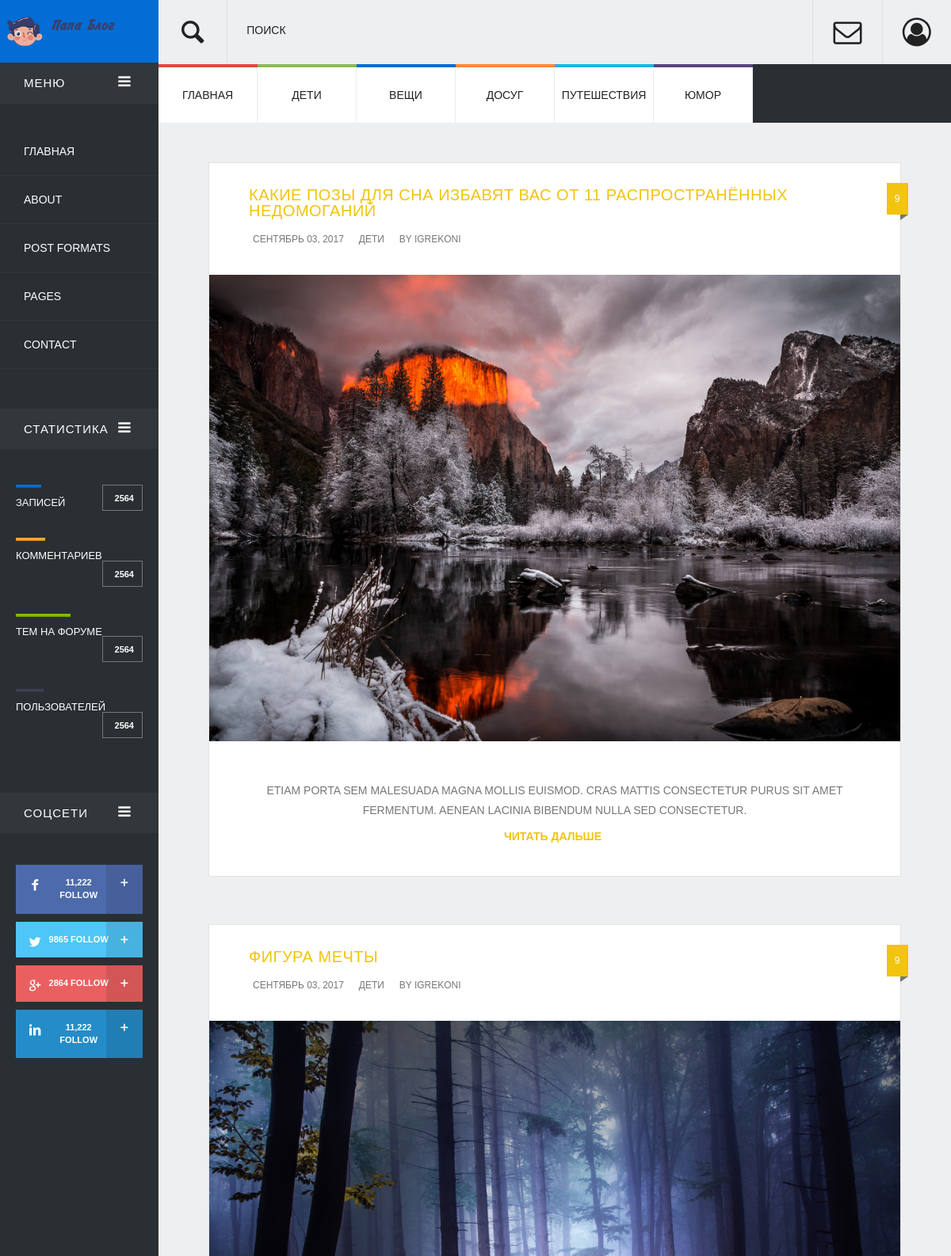
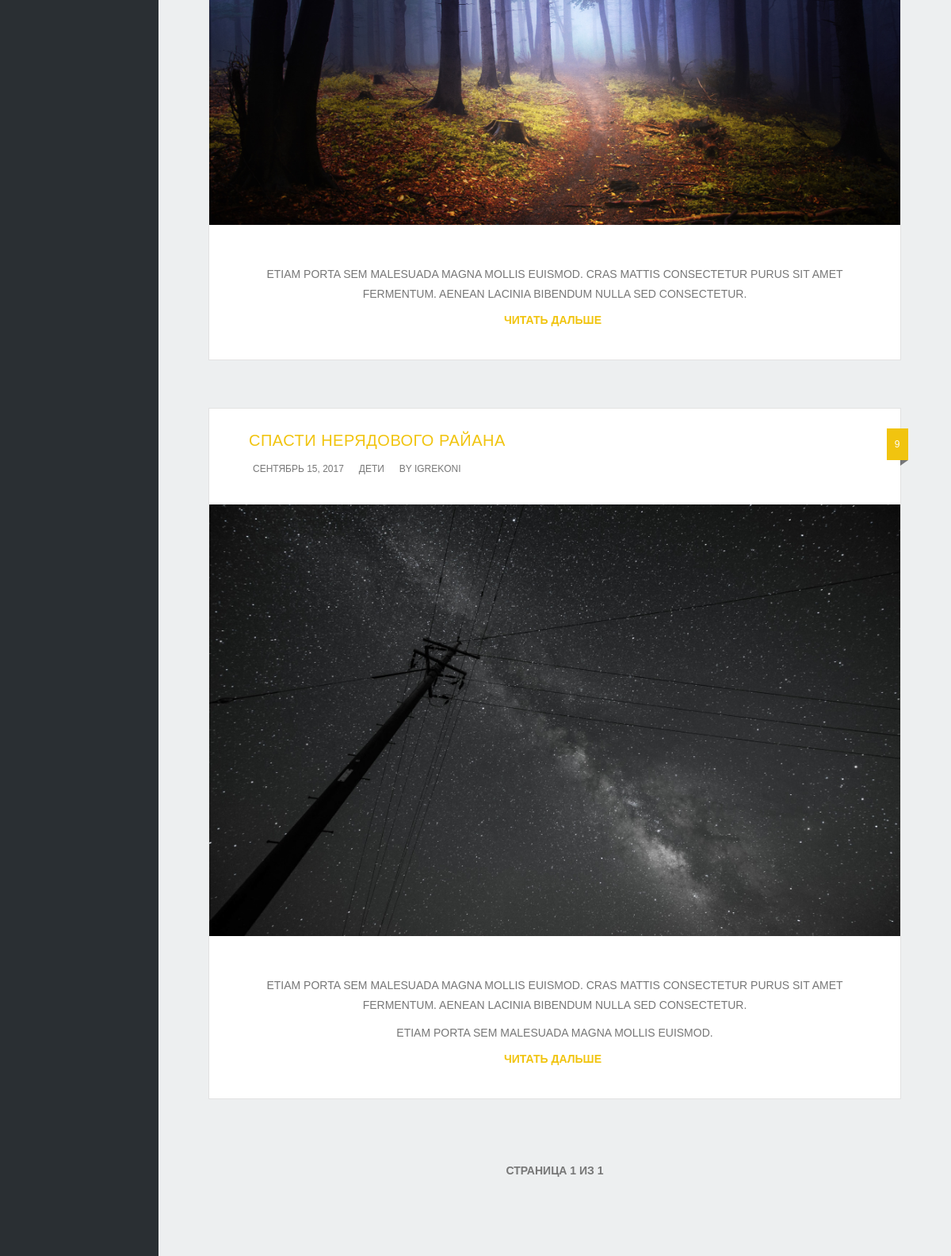
Screenshot of /childs/ (upper part) with the database file from the repository (2 pictures, top to bottom).
### posts/models.py (models this page shows, shortened)
class Post(models.Model):
    user = models.ForeignKey(settings.AUTH_USER_MODEL, default=1)
    title = models.CharField(max_length=120, blank=False)
    image = models.ImageField(upload_to=upload_location,
                              null=True, blank=True, height_field='height_field', width_field='width_field')
    height_field = models.IntegerField(default=0)
    width_field = models.IntegerField(default=0)
    previewText = models.TextField(max_length=260, blank=True)
    fullText = models.TextField()
    slug = models.SlugField(unique=True)
    draft = models.BooleanField(default=False)
    publish = models.DateField(auto_now=False, auto_now_add=False)
    updated = models.DateTimeField(auto_now=True, auto_now_add=False)
    timestamp = models.DateTimeField(auto_now=False, auto_now_add=True)
    category = models.CharField(max_length=40, choices=categories(), default='CH')
    def get_absolute_url(self):
        return reverse("posts:detail", kwargs={"slug": self.slug})
    class Meta:
        ordering = ["-timestamp"]

### posts/views.py (the view)
# urls.py: url(r'^childs/$', childs, name='childs'),
def childs(request):
    queryset_list = Post.objects.all().filter(category__iexact='Дети')
    paginator = Paginator(queryset_list, 5)
    page_request_var = 'page'
    page = request.GET.get(page_request_var)
    try:
        queryset = paginator.page(page)
    except PageNotAnInteger:
        queryset = paginator.page(1)
    except EmptyPage:
        queryset = paginator.page(paginator.num_pages)
    context = {
        'postsList': queryset,
        'page_request_var': page_request_var
    }
    return render(request, 'pages/childs.html', context)

### templates/pages/childs.html (shortened to what this page needs)
{% extends "index.html" %}
{% load static %}
{% block content %}
    <div class="row">
        {% for obj in postsList %}
            <div class="col-md-12">
                <div class="article-and-feature post-bottom-content one-full-post">
                    <h3><a href="{{ obj.get_absolute_url }}">{{ obj.title }}</a> <span class="mobile-bg">9<a class="mobile-bg" href="#0">9 комментов</a></span></h3>
                    <div class="meta-info">
                        <p class="date">{{ obj.publish|date:"F d, Y" }}</p>
                        <p class="category">  <a href="#0">{{ obj.category }}</a> </p>
                        <p class="author"> <a href="#0">by {{ obj.user }}</a></p>
                    </div>
                    <a href="{{ obj.get_absolute_url }}"><img src="{{ obj.image.url }}" alt="{{ obj.title }}" class="img-responsive"></a>
                    <div class="single-post-content">
                        <p>{{ obj.previewText|linebreaks }}</p>
                    <a class="mobile-color" href="{{ obj.get_absolute_url }}"> Читать дальше  </a>
                    </div>
                </div>
            </div>
        {% endfor %}
        {% include "snippets/pagination.html" %}
    </div>
{% endblock content %}

### templates/index.html (shortened to what this page needs)
{% load static %}
<!DOCTYPE html>
 <html lang="ru" >
<html lang="ru">
<head>
    {% include "snippets/css.html" %}
</head>
<body>
<div class="container-fluid home-1" id="container-full">
    <div class="row">
        <div class="col-md-2 no-padding">
            <div id="left-sidebar">
                <div class="sidebar-menu">
                    <div class="logo">
                        <a href="{% url 'posts:mainpage' %}"><img src="{% static 'images/logo.png' %}" alt="Папа блог" /></a>
                    </div>
                    {% include "snippets/sidebar.html" %}
                </div>
            </div>
        </div>
        <div class="col-md-10 no-padding">
            {% include "snippets/topbar.html" %}
            {% include "snippets/mainmenu.html" %}
            <div class="main-content">
                <div class="row">
                    <div class="col-md-9  w-100">
                        {% block content %}{% endblock content %}
                    </div>
                    <div class="text-center">
                        <div class="col-md-3 w-50">
                        </div>
                    </div>
                </div>
            </div>
        </div>
    </div>
</div>
</body>
</html>

### templates/snippets/css.html (shortened to what this page needs)
{% load static %}
<link rel="stylesheet" href="{% static 'css/highlight.css' %}">
<link rel="stylesheet" href="{% static 'css/Pe-icon-7-stroke.css' %}">
<link rel="stylesheet" href="{% static 'css/meanmenu.css' %}">
<link rel="stylesheet" href="{% static 'css/animate.css' %}">
<link rel="stylesheet" href="{% static 'css/fontello.css' %}">
<link rel="stylesheet" href="{% static 'css/font.css' %}">
<link rel="stylesheet" href="{% static "css/bootstrap.min.css" %}" />
<link rel="stylesheet" href="{% static 'css/style.css' %}">
<link rel="stylesheet" href="{% static 'css/responsive.css' %}">
<link rel="stylesheet" href="{% static "css/bootstrap-theme.min.css" %}" />

### templates/snippets/sidebar.html (shortened to what this page needs)
{% load static %}
<div id="menu-area" class="menu-area toogle-sidebar-sections">
    <div class="menu-head">
        <a href="#0" class="accordion-toggle">Меню <span class="toggle-icon"><i class="icon-menu"></i></span></a>
        <div class="accordion-content">
            <div class="menu-body">
                <ul>
                    <li class="home"><a href="#0">Главная</a></li>
                    <li><a href="about.html">About</a></li>
                    <li class="sm-post"><a href="#0">Post Formats</a></li>
                    <li class="short-code"><a href="#0">Pages</a></li>
                    <li><a href="contact.html">Contact</a></li>
                </ul>
            </div>
        </div>
    </div>
</div>
<div class="top-rated-area toogle-sidebar-sections">
    <div class="top-rated-head">
        <a href="#0" class="accordion-toggle">Статистика <span class="toggle-icon"><i class="icon-menu"></i></span></a>
        <div class="accordion-content">
            <div class="top-rated-body">
                <a href="#0" class="top-rated-item javascript">
                    <div class="progress">
                        <div class="progress-bar" role="progressbar" aria-valuenow="20" aria-valuemin="0" aria-valuemax="100" style="width: 20%;">
                        </div>
                    </div>
                    <div class="top-rated-heading">Записей</div>
                    <div class="top-rated-count">
                        <div class="progress-score">
                            <i class="fa fa-eye"></i>
                            <span>2564</span>
                        </div>
                    </div>
                </a>
                <a href="#0" class="top-rated-item iphone">
                    <div class="progress">
                        <div class="progress-bar" role="progressbar" aria-valuenow="23" aria-valuemin="0" aria-valuemax="100" style="width: 23%;">
                        </div>
                    </div>
                    <div class="top-rated-heading">Комментариев</div>
                    <div class="top-rated-count">
                        <div class="progress-score">
                            <i class="fa fa-eye"></i>
                            <span>2564</span>
                        </div>
                    </div>
                </a>
                <a href="#0" class="top-rated-item top-hills">
                    <div class="progress">
                        <div class="progress-bar" role="progressbar" aria-valuenow="43" aria-valuemin="0" aria-valuemax="100" style="width: 43%;">
                        </div>
                    </div>
                    <div class="top-rated-heading">Тем на форуме</div>
                    <div class="top-rated-count">
                        <div class="progress-score">
                            <i class="fa fa-eye"></i>
                            <span>2564</span>
                        </div>
                    </div>
                </a>
                <a href="#0" class="top-rated-item ebola-virus">
                    <div class="progress">
                        <div class="progress-bar" role="progressbar" aria-valuenow="82" aria-valuemin="0" aria-valuemax="100" style="width: 22%;">
                        </div>
                    </div>
                    <div class="top-rated-heading">Пользователей</div>
                    <div class="top-rated-count">
                        <div class="progress-score">
                            <i class="fa fa-eye"></i>
                            <span>2564</span>
                        </div>
                    </div>
                </a>
            </div>
        </div>
    </div>
</div>
<div class="follow-area toogle-sidebar-sections">
    <div class="follow-head">
        <a href="#0" class="accordion-toggle">Соцсети <span class="toggle-icon"><i class="icon-menu"></i></span></a>
        <div class="accordion-content">
            <div class="follow-body">
                <ul class="ul-clearfix">
                    <li>
                        <a href="#0" class="connect-with-us facebook">
                            <i class="icon-facebook"></i>
                            <span>11,222 Follow</span>
                            <div class="plus">
                                <i class="icon-plus"></i>
                            </div>
                        </a>
                    </li>
                    <li>
                        <a href="#0" class="connect-with-us twitter">
                            <i class="icon-twitter"></i>
                            <span>9865 Follow</span>
                            <div class="plus">
                                <i class="icon-plus"></i>
                            </div>
                        </a>
                    </li>
                    <li>
                        <a href="#0" class="connect-with-us google-plus">
                            <i class="icon-gplus"></i>
                            <span>2864 Follow</span>
                            <div class="plus">
                                <i class="icon-plus"></i>
                            </div>
                        </a>
                    </li>
                    <li>
                        <a href="#0" class="connect-with-us linkedin">
                            <i class="icon-linkedin"></i>
                            <span>11,222 Follow</span>
                            <div class="plus">
                                <i class="icon-plus"></i>
                            </div>
                        </a>
                    </li>
                </ul>
            </div>
        </div>
    </div>
</div>

### templates/snippets/topbar.html (shortened to what this page needs)
<div class="top-bar">
    <div class="top-bar-head">
        <div class="search">
            <i class="icon-search showSingle" id="1"></i>
            <p>Поиск</p>
        </div>
        <div class="login-user pull-right showSingle" id="2">
            <i class="icon-user-circle-o"></i>
        </div>
        <div class="login-mail pull-right showSingle" id="3">
            <i class="icon-mail"></i>
        </div>
    </div>
</div>

### templates/snippets/mainmenu.html
<div class="category-nav">
    <div id="mega-menu" class="mega-menu">
        <ul>
            <li id="life-style" class="mega-menu-li life-style"><a href="{% url 'posts:mainpage' %}" title="Главная">Главная</a></li>
            <li id="travel" class="mega-menu-li travel"><a href="{% url 'posts:childs' %}" title="Дети">Дети</a></li>
            <li id="coding" class="mega-menu-li coding"><a href="{% url 'posts:things' %}" title="Вещи">Вещи</a></li>
            <li id="music" class="mega-menu-li music"><a href="{% url 'posts:dosug' %}" title="Досуг">Досуг</a></li>
            <li id="sports" class="mega-menu-li sports"><a href="{% url 'posts:travel' %}" title="Путешествия">Путешествия</a></li>
            <li id="design" class="mega-menu-li design"><a href="{% url 'posts:humor' %}" title="Юмор">Юмор</a></li>
        </ul>
    </div>
</div>

### templates/snippets/pagination.html (shortened to what this page needs)
<div class="pagination">
    <span class="step-links">
        <span class="current">
            Страница {{ postsList.number }} из {{ postsList.paginator.num_pages }}
        </span>
    </span>
</div>

### templates/snippets/sidebarcontent.html (shortened to what this page needs)
{% load static %}

### templates/snippets/scripts.html (shortened to what this page needs)
{% load static %}

### static_cdn/css/meanmenu.css (style rules this page uses)
.mean-container .mean-nav ul li a:hover, { background: #222; color:#fff; }

### static_cdn/css/responsive.css (style rules this page uses)
@media only screen and (min-device-width: 320px) and (max-device-width: 1024px) { html { -webkit-text-size-adjust: none; } }
@media (max-width: 1280px) { .main-content { padding: 40px 35px; } }
@media (max-width: 1280px) { .post-bottom-content { margin-left: 10px; margin-right: 10px; min-height: 400px; } }
@media (max-width: 1200px) { .main-content { padding: 50px; } }
@media (max-width: 1200px) { .post-bottom-content { margin-left: 13px; margin-right: 13px; min-height: 430px; } }
@media (max-width: 1200px) { .w-100 { width: 100%; } }
@media (max-width: 1200px) { .text-center .w-50 { width: 325px; margin: 0 auto;float: none;display: inline-block; padding: 80px 0 0 0; } }

### rows the page displays
Post: title "КАКИЕ ПОЗЫ ДЛЯ СНА ИЗБАВЯТ ВАС ОТ 11 РАСПРОСТРАНЁННЫХ НЕДОМОГАНИЙ", publish "СЕНТЯБРЬ 03, 2017", category "ДЕТИ", user "IGREKONI", image (picture), previewText "ETIAM PORTA SEM MALESUADA MAGNA MOLLIS EUISMOD. CRAS MATTIS CONSECTETUR PURUS SIT AMET FERMENTUM. AENEAN LACINIA BIBENDUM NULLA SED CONSECTETUR."
Post: title "ФИГУРА МЕЧТЫ", publish "СЕНТЯБРЬ 03, 2017", category "ДЕТИ", user "IGREKONI", image (picture), previewText "ETIAM PORTA SEM MALESUADA MAGNA MOLLIS EUISMOD. CRAS MATTIS CONSECTETUR PURUS SIT AMET FERMENTUM. AENEAN LACINIA BIBENDUM NULLA SED CONSECTETUR."
Post: title "СПАСТИ НЕРЯДОВОГО РАЙАНА", publish "СЕНТЯБРЬ 15, 2017", category "ДЕТИ", user "IGREKONI", image (picture), previewText "ETIAM PORTA SEM MALESUADA MAGNA MOLLIS EUISMOD. CRAS MATTIS CONSECTETUR PURUS SIT AMET FERMENTUM. AENEAN LACINIA BIBENDUM NULLA SED CONSECTETUR. ETIAM PORTA SEM MALESUADA MAGNA MOLLIS EUISMOD."

### other values shown
{{ postsList.number }} "1"
{{ postsList.paginator.num_pages }} "1"
